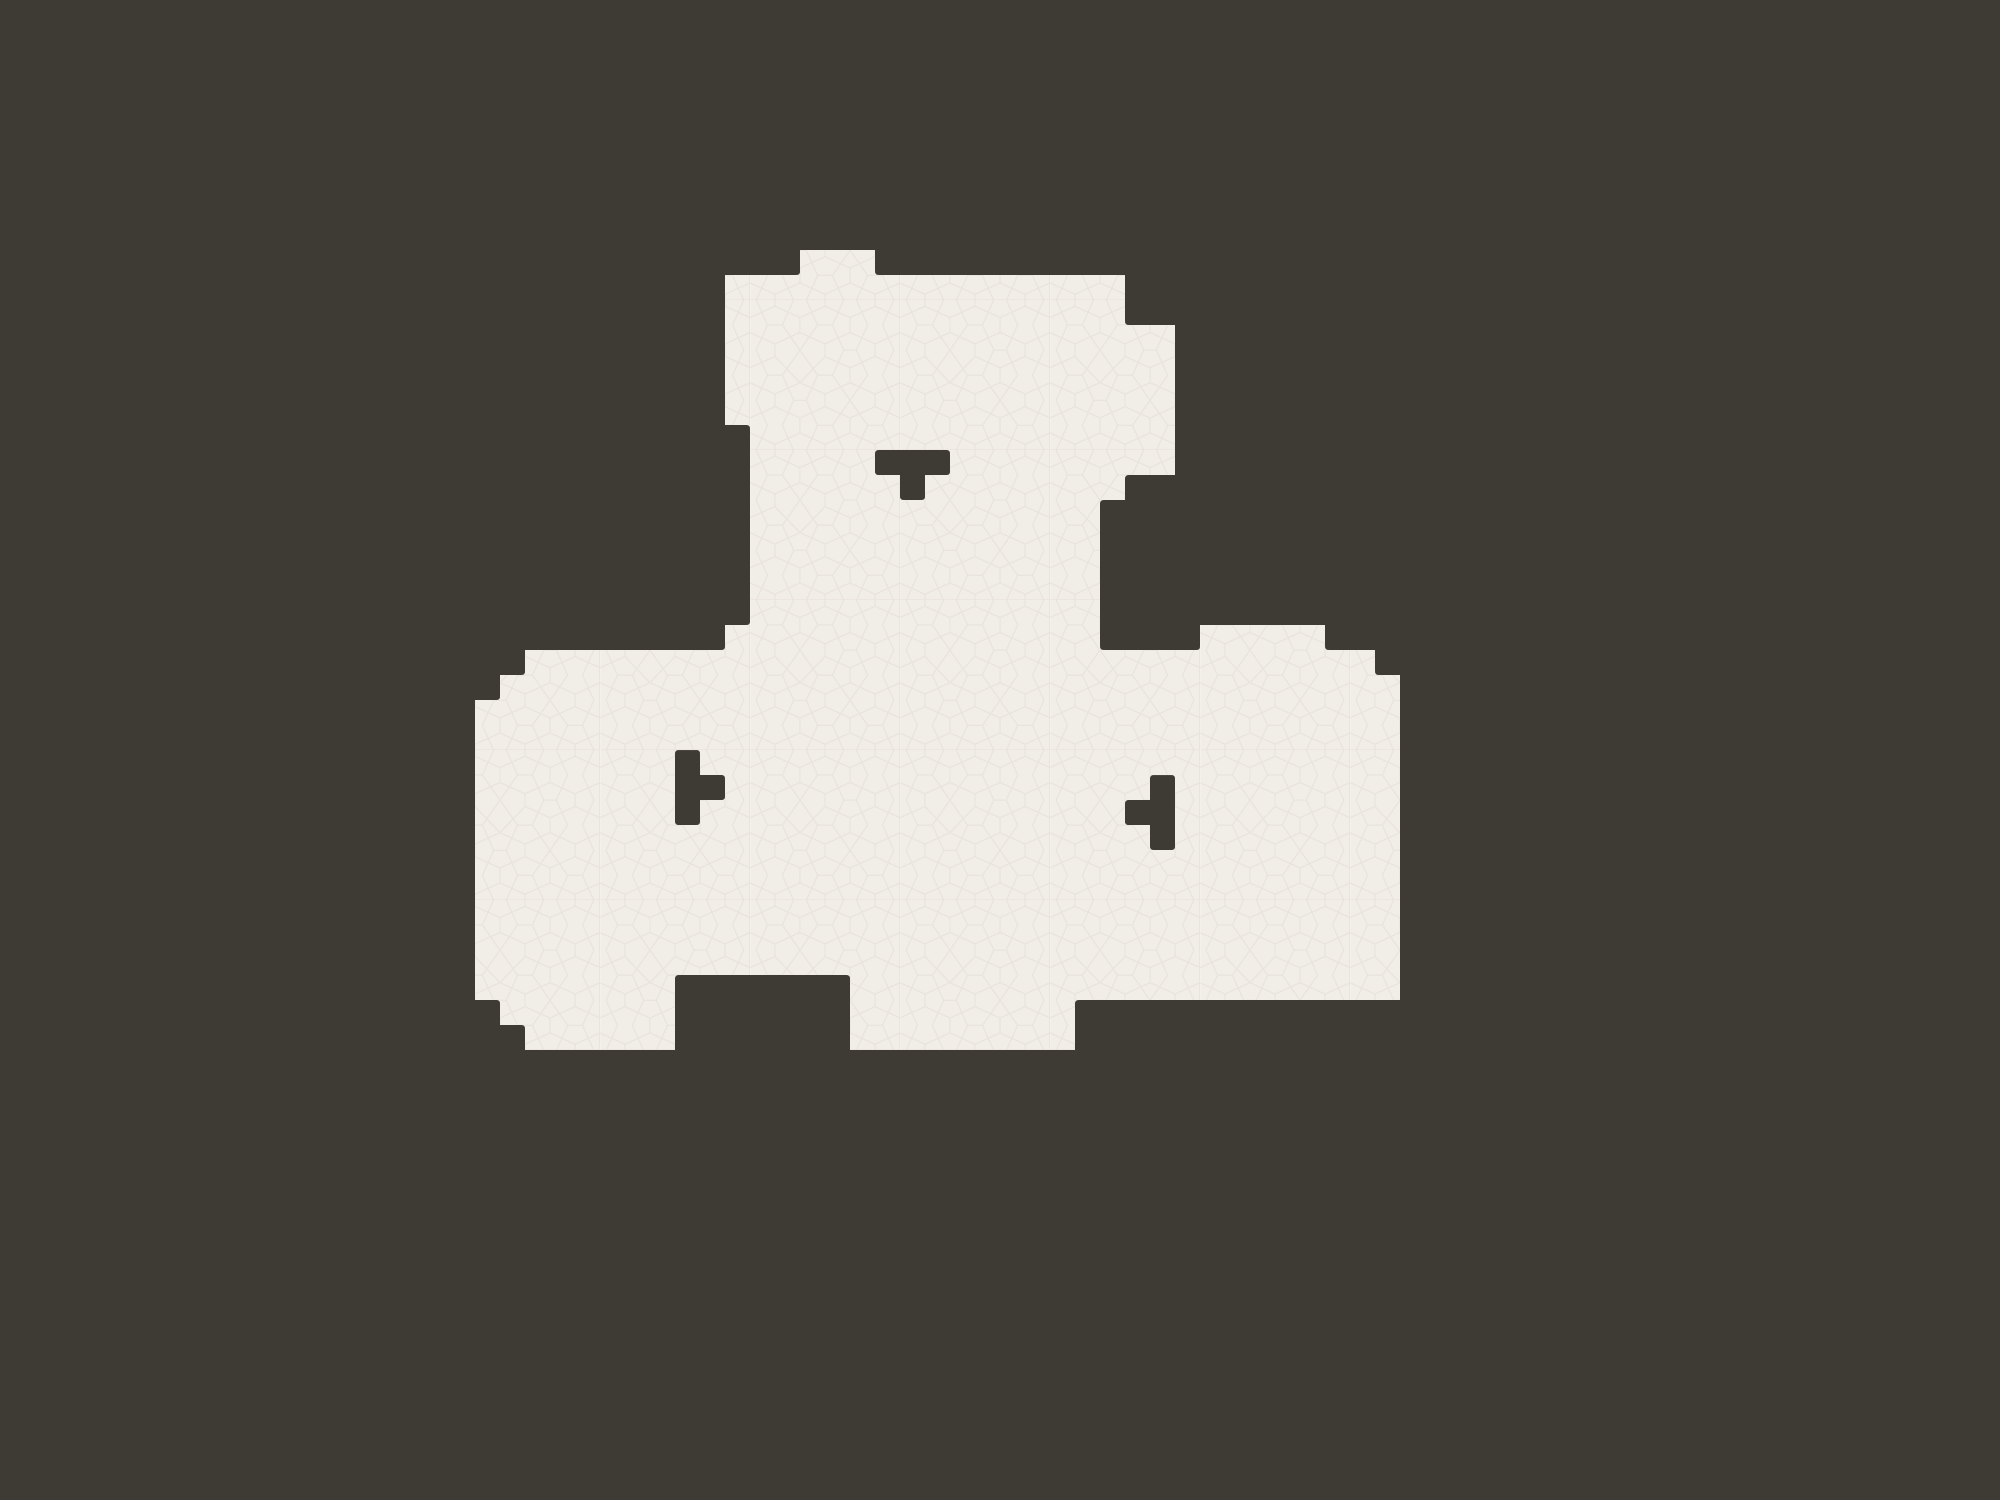

A level layout from a 2D game, rendered from its tile map. Below: a short description, then the map file with tile-grid data replaced by summaries:
An orthogonal 80x60 tile map with 25x25 px tiles, 2 tile layers (bg, walls), 2 tilesets and 46 objects (1, 4, 7, 8, 5, ...).

<map version="1.0" tiledversion="1.1.4" orientation="orthogonal" renderorder="right-down" width="80" height="60" tilewidth="25" tileheight="25" infinite="0" nextobjectid="584">
 <tileset firstgid="1" name="tiles" tilewidth="25" tileheight="25" tilecount="144" columns="16">
  <image source="tiles.png" width="400" height="225" />
  <tile id="0">
   <properties>
    <property name="isOpaque" value="true" />
   </properties>
  </tile>
  <tile id="1">
   <properties>
    <property name="isOpaque" value="true" />
   </properties>
  </tile>
  <tile id="2">
   <properties>
    <property name="isOpaque" value="true" />
   </properties>
  </tile>
  <tile id="3">
   <properties>
    <property name="isOpaque" value="true" />
   </properties>
  </tile>
  <tile id="4">
   <properties>
    <property name="isOpaque" value="true" />
   </properties>
  </tile>
  <tile id="5">
   <properties>
    <property name="isOpaque" value="true" />
   </properties>
  </tile>
  <tile id="6">
   <properties>
    <property name="isOpaque" value="true" />
   </properties>
  </tile>
  <tile id="7">
   <properties>
    <property name="isOpaque" value="false" />
   </properties>
   <objectgroup draworder="index">
    <object id="1" x="8" y="8" width="10" height="10" />
   </objectgroup>
  </tile>
  <tile id="16">
   <properties>
    <property name="isOpaque" value="false" />
   </properties>
  </tile>
  <tile id="18">
   <properties>
    <property name="isOpaque" value="false" />
   </properties>
  </tile>
  <tile id="19">
   <properties>
    <property name="isOpaque" value="false" />
   </properties>
  </tile>
  <tile id="20">
   <properties>
    <property name="isOpaque" value="false" />
   </properties>
  </tile>
  <tile id="21">
   <properties>
    <property name="isOpaque" value="false" />
   </properties>
  </tile>
  <tile id="22">
   <properties>
    <property name="isOpaque" value="false" />
   </properties>
  </tile>
  <tile id="23">
   <properties>
    <property name="isOpaque" value="false" />
   </properties>
  </tile>
  <tile id="32">
   <properties>
    <property name="isOpaque" value="false" />
   </properties>
  </tile>
  <tile id="33">
   <properties>
    <property name="isOpaque" value="false" />
   </properties>
  </tile>
  <tile id="34">
   <properties>
    <property name="isOpaque" value="false" />
   </properties>
  </tile>
  <tile id="35">
   <properties>
    <property name="isOpaque" value="false" />
   </properties>
  </tile>
  <tile id="36">
   <properties>
    <property name="isOpaque" value="false" />
   </properties>
  </tile>
  <tile id="37">
   <properties>
    <property name="isOpaque" value="false" />
   </properties>
  </tile>
  <tile id="38">
   <properties>
    <property name="isOpaque" value="false" />
   </properties>
  </tile>
 </tileset>
 <tileset firstgid="145" name="tiles" tilewidth="25" tileheight="25" tilecount="144" columns="16">
  <image source="tiles.png" width="400" height="225" />
  <tile id="0">
   <properties>
    <property name="isOpaque" value="true" />
   </properties>
  </tile>
  <tile id="1">
   <properties>
    <property name="isOpaque" value="true" />
   </properties>
  </tile>
  <tile id="2">
   <properties>
    <property name="isOpaque" value="true" />
   </properties>
  </tile>
  <tile id="3">
   <properties>
    <property name="isOpaque" value="true" />
   </properties>
  </tile>
  <tile id="4">
   <properties>
    <property name="isOpaque" value="true" />
   </properties>
  </tile>
  <tile id="5">
   <properties>
    <property name="isOpaque" value="true" />
   </properties>
  </tile>
  <tile id="6">
   <properties>
    <property name="isOpaque" value="true" />
   </properties>
  </tile>
  <tile id="7">
   <properties>
    <property name="isOpaque" value="false" />
   </properties>
   <objectgroup draworder="index">
    <object id="1" x="8" y="8" width="10" height="10" />
   </objectgroup>
  </tile>
  <tile id="16">
   <properties>
    <property name="isOpaque" value="false" />
   </properties>
  </tile>
  <tile id="18">
   <properties>
    <property name="isOpaque" value="false" />
   </properties>
  </tile>
  <tile id="19">
   <properties>
    <property name="isOpaque" value="false" />
   </properties>
  </tile>
  <tile id="20">
   <properties>
    <property name="isOpaque" value="false" />
   </properties>
  </tile>
  <tile id="21">
   <properties>
    <property name="isOpaque" value="false" />
   </properties>
  </tile>
  <tile id="22">
   <properties>
    <property name="isOpaque" value="false" />
   </properties>
  </tile>
  <tile id="23">
   <properties>
    <property name="isOpaque" value="false" />
   </properties>
  </tile>
  <tile id="32">
   <properties>
    <property name="isOpaque" value="false" />
   </properties>
  </tile>
  <tile id="33">
   <properties>
    <property name="isOpaque" value="false" />
   </properties>
  </tile>
  <tile id="34">
   <properties>
    <property name="isOpaque" value="false" />
   </properties>
  </tile>
  <tile id="35">
   <properties>
    <property name="isOpaque" value="false" />
   </properties>
  </tile>
  <tile id="36">
   <properties>
    <property name="isOpaque" value="false" />
   </properties>
  </tile>
  <tile id="37">
   <properties>
    <property name="isOpaque" value="false" />
   </properties>
  </tile>
  <tile id="38">
   <properties>
    <property name="isOpaque" value="false" />
   </properties>
  </tile>
 </tileset>
 <layer name="bg" width="80" height="60" locked="1">
  <data>[4800 cells, 4800 non-empty, 36 distinct tile ids]</data>
 </layer>
 <layer name="walls" width="80" height="60" locked="1">
  <data>[4800 cells, 4028 non-empty, 9 distinct tile ids]</data>
 </layer>
 <objectgroup name="player-spawn" locked="1">
  <object id="498" x="937.5" y="743.75">
   <ellipse />
  </object>
 </objectgroup>
 <objectgroup name="navmesh-shrunken" locked="1">
  <object id="550" x="737.5" y="287.5" width="375" height="50" />
  <object id="551" x="962.5" y="337.5" width="200" height="125" />
  <object id="553" x="812.5" y="262.5" width="50" height="25" />
  <object id="554" x="862.5" y="962.5" width="200" height="75" />
  <object id="555" x="762.5" y="512.5" width="325" height="450" />
  <object id="556" x="1187.5" y="687.5" width="200" height="300" />
  <object id="557" x="487.5" y="737.5" width="175" height="250" />
  <object id="558" x="537.5" y="662.5" width="225" height="75" />
  <object id="559" x="737.5" y="637.5" width="25" height="25" />
  <object id="560" x="662.5" y="837.5" width="100" height="125" />
  <object id="561" x="737.5" y="737.5" width="25" height="100" />
  <object id="562" x="712.5" y="812.5" width="25" height="25" />
  <object id="563" x="712.5" y="737.5" width="25" height="25" />
  <object id="564" x="762.5" y="337.5" width="100" height="175" />
  <object id="565" x="962.5" y="462.5" width="150" height="25" />
  <object id="566" x="512.5" y="687.5" width="25" height="50" />
  <object id="567" x="487.5" y="712.5" width="25" height="25" />
  <object id="568" x="512.5" y="987.5" width="150" height="25" />
  <object id="569" x="537.5" y="1012.5" width="125" height="25" />
  <object id="570" x="937.5" y="487.5" width="25" height="25" />
  <object id="571" x="862.5" y="487.5" width="25" height="25" />
  <object id="572" x="962.5" y="487.5" width="125" height="25" />
  <object id="573" x="862.5" y="337.5" width="100" height="100" />
  <object id="574" x="737.5" y="337.5" width="25" height="75" />
  <object id="575" x="1087.5" y="662.5" width="100" height="100" />
  <object id="576" x="1212.5" y="637.5" width="100" height="50" />
  <object id="577" x="1312.5" y="662.5" width="50" height="25" />
  <object id="578" x="1087.5" y="762.5" width="50" height="25" />
  <object id="579" x="1087.5" y="837.5" width="50" height="25" />
  </objectgroup>
 <objectgroup name="pickups" locked="1">
  <!-- 10 objects omitted --></objectgroup>
</map>
<!-- 14 of 46 objects omitted -->
